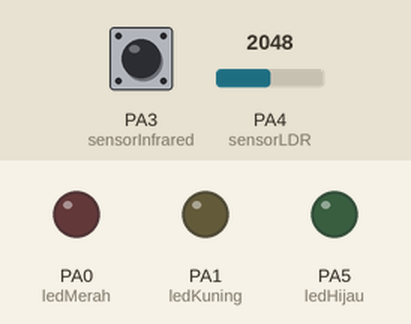
Bench run of a sketch on a simulated STM32 Blue Pill. Shown: output pins drawn as LEDs (lit = HIGH). Inputs (shaded band) come from the test bench; at power-on: PA4 (sensorLDR) = 2048, PA3 (sensorInfrared) HIGH. What the sketch prints to the serial monitor is not drawn.

Above: at 1.2 s.
1.3 s: PA4 (sensorLDR) set to 2866
4.3 s: PA3 (sensorInfrared) pulsed LOW 5 times (0.12 s each, 0.3 s apart)
At 6.9 s:
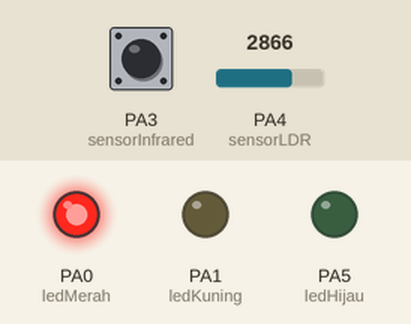
7.3 s: PA4 (sensorLDR) set to 2547
8.8 s: PA4 (sensorLDR) set to 2451
At 9.9 s:
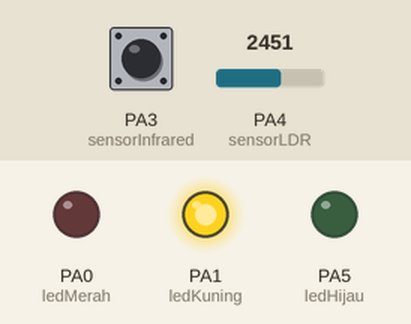
10.3 s: PA4 (sensorLDR) set to 970
11.8 s: PA4 (sensorLDR) set to 869
At 12.1 s:
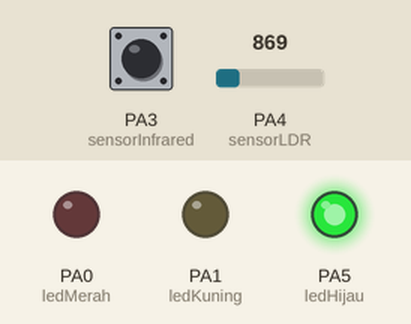
Timing chart, 0 to 14.3 s (numbered marks = the images above; inputs shaded):
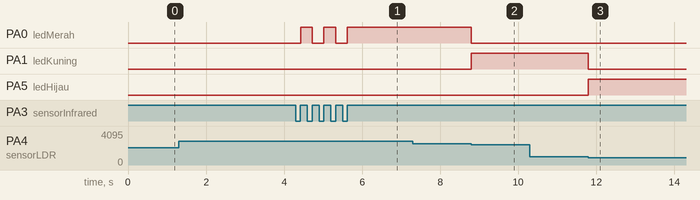

Measured:
- the behaviour switches between 2506 and 2505 on PA4 (sensorLDR) (found by bisection; images 1 and 2)
- the behaviour switches between 900 and 899 on PA4 (sensorLDR) (found by bisection; images 2 and 3)
- after the input at 4.3 s, PA0 (ledMerah): alternates HIGH for 0.30 s and LOW for 0.30 s, 5 changes in all, then stays HIGH, starting after 0.12 s
- after the input at 8.8 s, PA0 (ledMerah): HIGH → LOW at once; PA1 (ledKuning): LOW → HIGH at once
- after the input at 11.8 s, PA1 (ledKuning): HIGH → LOW at once; PA5 (ledHijau): LOW → HIGH at once

The sketch:

11-11-21_STM32_Challenge_Infrared_and_LDR.ino
```cpp
// Inisialisasi Pin STM32
int ledMerah = PA0, ledKuning = PA1, ledHijau = PA5;
int sensorInfrared = PA3;
int sensorLDR = PA4;
int lock = 0, count = 0;
String led;

void setup() {
  // Deklarasi Input atau Output
  Serial.begin(9600);

  pinMode(ledMerah, OUTPUT);
  pinMode(ledKuning, OUTPUT);
  pinMode(ledHijau, OUTPUT);

  pinMode(sensorInfrared, INPUT);
  pinMode(sensorLDR, INPUT);

}

void loop() {
  // Membaca nilai sensor
  int bacaSensorLDR = map(analogRead(sensorLDR), 0, 4095, 255, 0);
  int bacaSensorInfrared = digitalRead(sensorInfrared);

  // Menampilkan nilai sensor
  Serial.print("Nilai LDR : " + String(bacaSensorLDR) + " ");
  Serial.println("Nilai Infrared : " + String(bacaSensorInfrared) + " ");

  // Logika
  if(bacaSensorInfrared == 0 && lock == 0){
    lock = 1;
  }
  else if(bacaSensorInfrared == 1 && lock == 1){
    if(count == 0){
      count = 1;
    }
    else{
      count = 0;
    }
    lock = 0;
  }

  if(count == 1){
    if(bacaSensorLDR >= 200){
      pembacaan(ledHijau, ledKuning, ledMerah);

    }
    else if(bacaSensorLDR >= 100 && bacaSensorLDR < 200){
      pembacaan(ledKuning, ledMerah, ledHijau);
    }
    else{
      pembacaan(ledMerah, ledHijau, ledKuning);
    }
  }
  else{
    digitalWrite(ledMerah, LOW);
    digitalWrite(ledKuning, LOW);
    digitalWrite(ledHijau, LOW);
  }
}

void pembacaan(int led1, int led2, int led3){
  digitalWrite(led1, HIGH);
  digitalWrite(led2, LOW);
  digitalWrite(led3, LOW);
}
```
